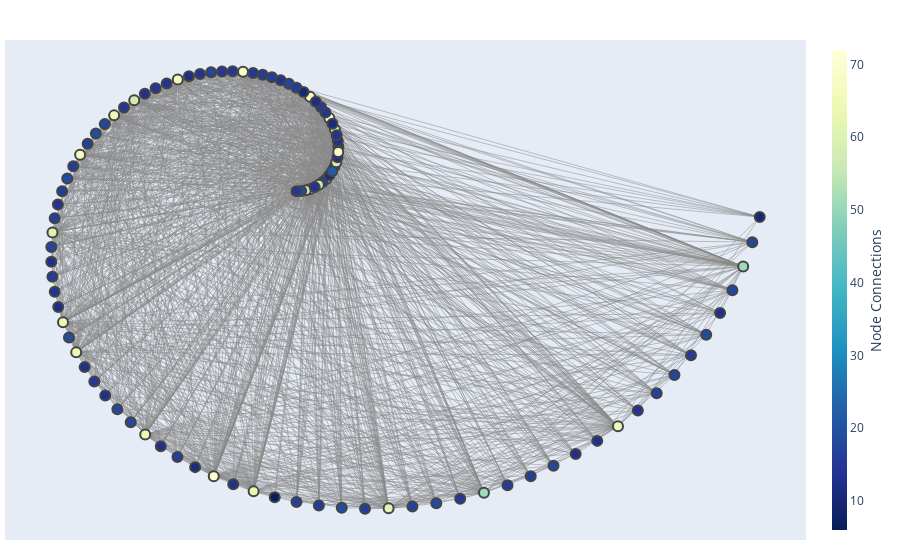

The notebook cell this image was saved under:
### Code cell
fig = go.Figure(data=[edge_trace, node_trace],
             layout=go.Layout(
                #title='Network graph made with Python',
                #titlefont_size=16,
                showlegend=False,
                hovermode='closest',
                margin=dict(b=20,l=5,r=5,t=40),
                #annotations=[ dict(
                #    text="Python code: <a href='https://plotly.com/ipython-notebooks/network-graphs/'> https://plotly.com/ipython-notebooks/network-graphs/</a>",
                #    showarrow=False,
                #    xref="paper", yref="paper",
                #    x=0.005, y=-0.002 ) ],
                xaxis=dict(showgrid=False, zeroline=False, showticklabels=False),
                yaxis=dict(showgrid=False, zeroline=False, showticklabels=False))
                )
fig.show()

### Figure 1 — Plotly figure (JSON) as saved in the notebook; plotly's stock layout.template omitted (floating-point values rounded to 4 significant figures; data arrays with more than 128 entries replaced by an {"elided": "..."} marker saying what was removed)
{"data": [{"hoverinfo": "none", "line": {"color": "#888", "width": 0.5}, "mode": "lines", "type": "scatter", "x": {"elided": "4011 float values"}, "y": {"elided": "4011 float values"}}, {"hoverinfo": "text", "marker": {"color": [17, 13, 18, 18, 14, 65, 61, 15, 14, 17, 18, 65, 16, 16, 16, 72, 71, 16, 15, 16, 17, 15, 12, 14, 51, 19, 18, 64, 68, 61, 19, 13, 17, 13, 11, 10, 18, 67, 16, 16, 18, 16, 58, 15, 17, 14, 15, 18, 67, 22, 19, 13, 12, 68, 13, 61, 13, 59, 19, 56, 14, 19, 16, 13, 19, 18, 18, 15, 64, 16, 67, 16, 13, 14, 17, 69, 12, 63, 13, 15, 13, 16, 16, 56, 14, 11, 14, 6, 64, 11, 10, 51, 18, 15, 19, 16, 13, 15, 58, 14], "colorbar": {"thickness": 15, "title": {"side": "right", "text": "Node Connections"}, "xanchor": "left"}, "colorscale": [[0, "rgb(255,255,217)"], [0.125, "rgb(237,248,177)"], [0.25, "rgb(199,233,180)"], [0.375, "rgb(127,205,187)"], [0.5, "rgb(65,182,196)"], [0.625, "rgb(29,145,192)"], [0.75, "rgb(34,94,168)"], [0.875, "rgb(37,52,148)"], [1, "rgb(8,29,88)"]], "line": {"width": 2}, "reversescale": true, "showscale": true, "size": 10}, "mode": "markers", "text": ["# of connections: 17", "# of connections: 13", "# of connections: 18", "# of connections: 18", "# of connections: 14", "# of connections: 65", "# of connections: 61", "# of connections: 15", "# of connections: 14", "# of connections: 17", "# of connections: 18", "# of connections: 65", "# of connections: 16", "# of connections: 16", "# of connections: 16", "# of connections: 72", "# of connections: 71", "# of connections: 16", "# of connections: 15", "# of connections: 16", "# of connections: 17", "# of connections: 15", "# of connections: 12", "# of connections: 14", "# of connections: 51", "# of connections: 19", "# of connections: 18", "# of connections: 64", "# of connections: 68", "# of connections: 61", "# of connections: 19", "# of connections: 13", "# of connections: 17", "# of connections: 13", "# of connections: 11", "# of connections: 10", "# of connections: 18", "# of connections: 67", "# of connections: 16", "# of connections: 16", "# of connections: 18", "# of connections: 16", "# of connections: 58", "# of connections: 15", "# of connections: 17", "# of connections: 14", "# of connections: 15", "# of connections: 18", "# of connections: 67", "# of connections: 22", "# of connections: 19", "# of connections: 13", "# of connections: 12", "# of connections: 68", "# of connections: 13", "# of connections: 61", "# of connections: 13", "# of connections: 59", "# of connections: 19", "# of connections: 56", "# of connections: 14", "# of connections: 19", "# of connections: 16", "# of connections: 13", "# of connections: 19", "# of connections: 18", "# of connections: 18", "# of connections: 15", "# of connections: 64", "# of connections: 16", "# of connections: 67", "# of connections: 16", "# of connections: 13", "# of connections: 14", "# of connections: 17", "# of connections: 69", "# of connections: 12", "# of connections: 63", "# of connections: 13", "# of connections: 15", "# of connections: 13", "# of connections: 16", "# of connections: 16", "# of connections: 56", "# of connections: 14", "# of connections: 11", "# of connections: 14", "# of connections: 6", "# of connections: 64", "# of connections: 11", "# of connections: 10", "# of connections: 51", "# of connections: 18", "# of connections: 15", "# of connections: 19", "# of connections: 16", "# of connections: 13", "# of connections: 15", "# of connections: 58", "# of connections: 14"], "type": "scatter", "x": [0.08924, 0.08817, 0.8062, -0.3821, -0.2057, 0.6858, 0.1965, -0.1362, -0.277, -0.4455, -0.01633, -0.3891, -0.5, -0.05247, 0.4501, 0.06994, -0.1766, -0.254, -0.3005, 0.8415, -3.468e-15, 0.0809, -0.5083, 0.0618, 0.9528, -0.489, -0.4091, -0.4982, 0.02883, 0.06334, 0.2982, -0.408, 0.05579, -0.452, 0.0701, 0.988, 0.5482, 0.02947, -0.4762, 4.039e-16, -0.1822, 0.05222, 0.0819, 0.3491, 0.2472, -0.509, -0.09271, -0.3536, -0.4617, 0.07599, -0.4854, 0.9035, 0.04122, -0.1141, -0.1349, -0.5206, -0.3236, 0.08476, -0.428, 0.01984, -0.03384, 0.00998, 0.4996, -0.5231, 0.874, -0.523, 0.9298, -0.159, -0.47, -0.5207, -0.2533, 0.1462, 0.08748, 0.7281, 0.7683, 0.08899, -0.2295, -0.09149, 0.5956, 0, 0.6415, -0.5159, -0.07212, 0.04755, 0.03874, -0.2163, -0.5158, -0.04646, -0.3228, 0.07664, 0.01507, 0.3999, 0.9723, -0.4313, 0.09651, 0.04772, -0.2895, -0.368, -0.3462, 0.08573], "y": [0.1079, 0.1214, -0.4432, -0.5259, 0.2832, -0.5673, -0.7652, 0.2895, 0.2601, 0.1144, 0.2595, 0.1831, 1.616e-15, 0.275, -0.7092, 0.1767, -0.6877, -0.6415, 0.2486, -0.396, -0.75, 0.05878, -0.2794, 0.1902, -0.1818, 0.03077, 0.162, -0.3161, 0.2282, 0.0298, -0.7531, -0.4931, 0.02209, -0.4244, 0.03854, -0.06216, -0.6626, 0.005621, 0.06016, 0.25, 0.2871, 0.2034, 0.149, -0.742, -0.7608, -0.03202, 0.2853, -0.5573, 0.08807, 0.04822, -0.3527, -0.2936, 0.2161, 0.2882, -0.7072, -0.09931, 0.2351, 0.07012, 0.1391, 0.002507, 0.2679, 0.0006279, -0.6877, -0.17, -0.346, -0.1343, -0.2387, 0.2892, -0.3888, -0.2061, 0.2697, -0.7662, 0.08215, -0.529, -0.4876, 0.09477, 0.2774, -0.7242, -0.6342, 0, -0.6024, -0.06517, 0.2809, 0.01545, 0.009948, -0.6657, -0.2427, -0.7385, -0.5871, 0.1629, 0.2395, -0.7273, -0.1228, -0.4593, -0.7639, -0.7585, -0.6153, 0.2023, 0.2197, 0.1351]}], "layout": {"hovermode": "closest", "margin": {"b": 20, "l": 5, "r": 5, "t": 40}, "showlegend": false, "xaxis": {"showgrid": false, "showticklabels": false, "zeroline": false}, "yaxis": {"showgrid": false, "showticklabels": false, "zeroline": false}}}
